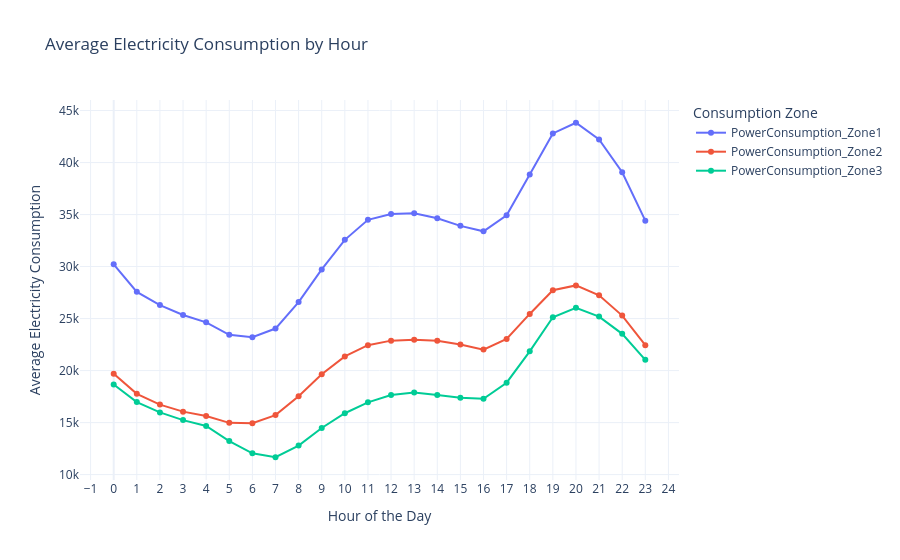

Notebook code cell kept with this figure:
### Code cell
#3. Hourly consumption patterns
hourly_average = df.groupby('Hour')[zone_cols].mean().reset_index()

hourly_long = hourly_average.melt(
    id_vars='Hour',
    value_vars=zone_cols,
    var_name='Zone',
    value_name='Average Consumption'
)

fig = px.line(
    hourly_long,
    x='Hour',
    y='Average Consumption',
    color='Zone',
    markers=True,
    title='Average Electricity Consumption by Hour',
    labels={'Hour': 'Hour of the Day', 'Average Consumption': 'Average Electricity Consumption'}
)

fig.update_layout(
    template='plotly_white',
    xaxis=dict(dtick=1),
    legend_title='Consumption Zone'
)

fig.show()

### Figure 1 — Plotly figure (JSON) as saved in the notebook; plotly's stock layout.template omitted (floating-point values rounded to 4 significant figures)
{"data": [{"hovertemplate": "Zone=PowerConsumption_Zone1<br>Hour of the Day=%{x}<br>Average Electricity Consumption=%{y}<extra></extra>", "legendgroup": "PowerConsumption_Zone1", "line": {"color": "#636efa", "dash": "solid"}, "marker": {"symbol": "circle"}, "mode": "lines+markers", "name": "PowerConsumption_Zone1", "orientation": "v", "showlegend": true, "type": "scatter", "x": [0, 1, 2, 3, 4, 5, 6, 7, 8, 9, 10, 11, 12, 13, 14, 15, 16, 17, 18, 19, 20, 21, 22, 23], "xaxis": "x", "y": [30220.0, 27570.0, 26290.0, 25340.0, 24630.0, 23440.0, 23200.0, 24040.0, 26580.0, 29730.0, 32570.0, 34490.0, 35050.0, 35110.0, 34640.0, 33910.0, 33390.0, 34920.0, 38850.0, 42800.0, 43820.0, 42220.0, 39070.0, 34410.0], "yaxis": "y"}, {"hovertemplate": "Zone=PowerConsumption_Zone2<br>Hour of the Day=%{x}<br>Average Electricity Consumption=%{y}<extra></extra>", "legendgroup": "PowerConsumption_Zone2", "line": {"color": "#EF553B", "dash": "solid"}, "marker": {"symbol": "circle"}, "mode": "lines+markers", "name": "PowerConsumption_Zone2", "orientation": "v", "showlegend": true, "type": "scatter", "x": [0, 1, 2, 3, 4, 5, 6, 7, 8, 9, 10, 11, 12, 13, 14, 15, 16, 17, 18, 19, 20, 21, 22, 23], "xaxis": "x", "y": [19690.0, 17770.0, 16730.0, 16050.0, 15620.0, 14970.0, 14930.0, 15720.0, 17530.0, 19640.0, 21360.0, 22440.0, 22880.0, 22960.0, 22860.0, 22510.0, 22010.0, 23030.0, 25440.0, 27720.0, 28190.0, 27230.0, 25280.0, 22440.0], "yaxis": "y"}, {"hovertemplate": "Zone=PowerConsumption_Zone3<br>Hour of the Day=%{x}<br>Average Electricity Consumption=%{y}<extra></extra>", "legendgroup": "PowerConsumption_Zone3", "line": {"color": "#00cc96", "dash": "solid"}, "marker": {"symbol": "circle"}, "mode": "lines+markers", "name": "PowerConsumption_Zone3", "orientation": "v", "showlegend": true, "type": "scatter", "x": [0, 1, 2, 3, 4, 5, 6, 7, 8, 9, 10, 11, 12, 13, 14, 15, 16, 17, 18, 19, 20, 21, 22, 23], "xaxis": "x", "y": [18660.0, 16970.0, 15980.0, 15240.0, 14670.0, 13230.0, 12050.0, 11670.0, 12790.0, 14480.0, 15900.0, 16950.0, 17660.0, 17890.0, 17660.0, 17380.0, 17290.0, 18830.0, 21850.0, 25130.0, 26030.0, 25190.0, 23530.0, 21030.0], "yaxis": "y"}], "layout": {"legend": {"title": {"text": "Consumption Zone"}, "tracegroupgap": 0}, "title": {"text": "Average Electricity Consumption by Hour"}, "xaxis": {"anchor": "y", "domain": [0, 1], "dtick": 1, "title": {"text": "Hour of the Day"}}, "yaxis": {"anchor": "x", "domain": [0, 1], "title": {"text": "Average Electricity Consumption"}}}}
